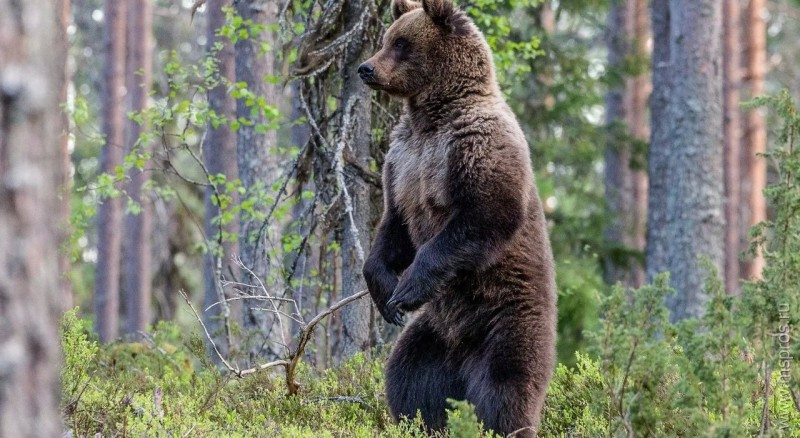
#> input picture data/raw/bear/39976_large.jpg, 800 x 438 px; its folder holds only this picture in this run
$ python data_procceed.py
#> lines starting #> are read from the running program, lines starting #| are printed output that depends on the picture
from PIL import Image
import os

# Путь к исходной папке с изображениями
input_dir = '../data/raw'
output_dir = '../data/processed'
os.makedirs(output_dir, exist_ok=True)

# Классы
classes = ['bear', 'panda', 'raccoon']

for cls in classes:
    class_input_dir = os.path.join(input_dir, cls)
    class_output_dir = os.path.join(output_dir, cls)
    os.makedirs(class_output_dir, exist_ok=True)

    # Обработка каждого изображения
    for filename in os.listdir(class_input_dir):
        if filename.endswith(('.jpg', '.jpeg', '.png')):  # Поддерживаемые форматы
            img_path = os.path.join(class_input_dir, filename)
            img = Image.open(img_path).convert('RGB')  # Преобразуем в RGB
#> img is the input picture: PIL image 800x438 RGB; mean R, G, B 120.9, 122.8, 111
            img_resized = img.resize((224, 224), Image.Resampling.LANCZOS)  # Ресайзинг с качеством
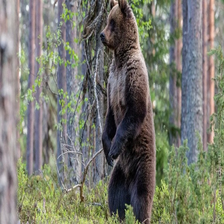
#> img_resized: PIL image 224x224 RGB; mean R, G, B 121, 122.8, 111
            output_path = os.path.join(class_output_dir, filename)
            img_resized.save(output_path)
            print(f'Обработано: {filename}')
#> pass 2 of the loop `for cls in classes:`:
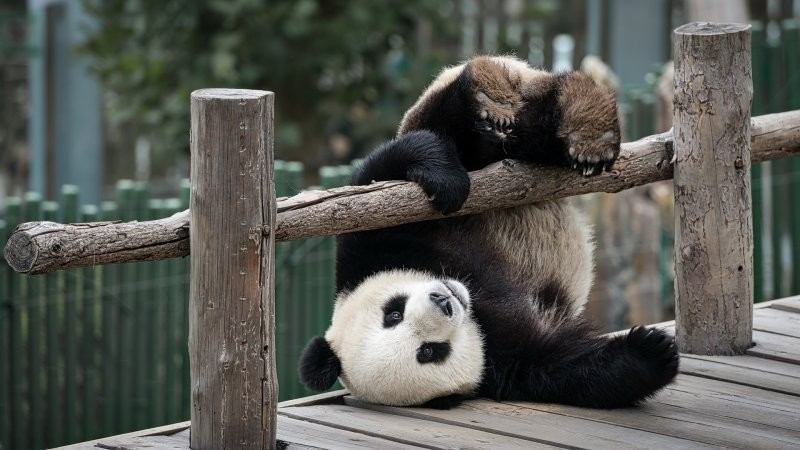
#> input picture data/raw/panda/31ee5732a77578b2141db04532bf705b.jpg, 800 x 450 px
#> img is the input picture: PIL image 800x450 RGB; mean R, G, B 86.9, 88.7, 83.2
#> `img_resized = img.resize((224, 224), Image.Resampling.LANCZOS)`:
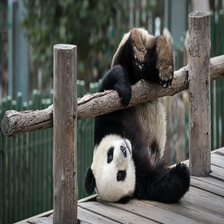
#> img_resized: PIL image 224x224 RGB; mean R, G, B 86.9, 88.7, 83.2
#> (the run stopped early here; a loop or call above may not have finished)
